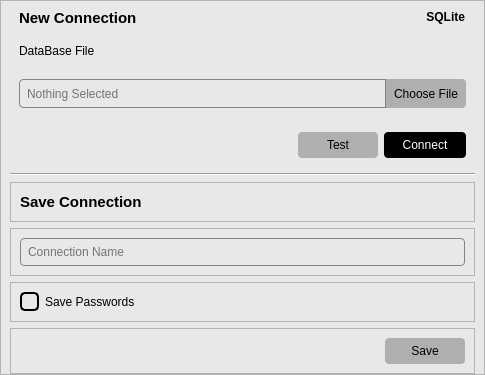
<?xml version="1.0" encoding="UTF-8"?>
<ui version="4.0">
 <class>Dialog</class>
 <widget class="QDialog" name="Dialog">
  <property name="geometry">
   <rect>
    <x>0</x>
    <y>0</y>
    <width>485</width>
    <height>375</height>
   </rect>
  </property>
  <property name="windowTitle">
   <string>sqliteconnection</string>
  </property>
  <layout class="QVBoxLayout" name="verticalLayout_2">
   <property name="spacing">
    <number>0</number>
   </property>
   <property name="leftMargin">
    <number>0</number>
   </property>
   <property name="topMargin">
    <number>0</number>
   </property>
   <property name="rightMargin">
    <number>0</number>
   </property>
   <property name="bottomMargin">
    <number>0</number>
   </property>
   <item>
    <widget class="QFrame" name="frame_5">
     <property name="styleSheet">
      <string notr="true">QFrame {
	background-color:rgb(232, 232, 232);
}</string>
     </property>
     <property name="frameShape">
      <enum>QFrame::StyledPanel</enum>
     </property>
     <property name="frameShadow">
      <enum>QFrame::Raised</enum>
     </property>
     <layout class="QVBoxLayout" name="verticalLayout">
      <property name="topMargin">
       <number>3</number>
      </property>
      <property name="bottomMargin">
       <number>0</number>
      </property>
      <item>
       <widget class="QFrame" name="frame">
        <property name="styleSheet">
         <string notr="true">QFrame {
	background-color:rgb(232, 232, 232);
}</string>
        </property>
        <property name="frameShape">
         <enum>QFrame::NoFrame</enum>
        </property>
        <property name="frameShadow">
         <enum>QFrame::Raised</enum>
        </property>
        <layout class="QHBoxLayout" name="horizontalLayout">
         <property name="topMargin">
          <number>0</number>
         </property>
         <property name="bottomMargin">
          <number>0</number>
         </property>
         <item>
          <widget class="QLabel" name="label">
           <property name="font">
            <font>
             <pointsize>11</pointsize>
             <weight>75</weight>
             <bold>true</bold>
            </font>
           </property>
           <property name="text">
            <string>New Connection</string>
           </property>
          </widget>
         </item>
         <item>
          <spacer name="horizontalSpacer">
           <property name="orientation">
            <enum>Qt::Horizontal</enum>
           </property>
           <property name="sizeHint" stdset="0">
            <size>
             <width>40</width>
             <height>20</height>
            </size>
           </property>
          </spacer>
         </item>
         <item>
          <widget class="QPushButton" name="pushButton">
           <property name="font">
            <font>
             <pointsize>9</pointsize>
             <weight>75</weight>
             <bold>true</bold>
            </font>
           </property>
           <property name="styleSheet">
            <string notr="true">QPushButton {
	text-align:right;
}</string>
           </property>
           <property name="text">
            <string>SQLite</string>
           </property>
           <property name="flat">
            <bool>true</bool>
           </property>
          </widget>
         </item>
        </layout>
       </widget>
      </item>
      <item>
       <widget class="QFrame" name="frame_2">
        <property name="styleSheet">
         <string notr="true">QFrame {
	background-color:rgb(232, 232, 232);
}</string>
        </property>
        <property name="frameShape">
         <enum>QFrame::NoFrame</enum>
        </property>
        <property name="frameShadow">
         <enum>QFrame::Raised</enum>
        </property>
        <layout class="QHBoxLayout" name="horizontalLayout_2">
         <property name="topMargin">
          <number>0</number>
         </property>
         <property name="bottomMargin">
          <number>0</number>
         </property>
         <item>
          <widget class="QLabel" name="label_2">
           <property name="styleSheet">
            <string notr="true">QFrame {
	background-color:rgb(232, 232, 232);
}</string>
           </property>
           <property name="text">
            <string>DataBase File</string>
           </property>
          </widget>
         </item>
         <item>
          <spacer name="horizontalSpacer_2">
           <property name="orientation">
            <enum>Qt::Horizontal</enum>
           </property>
           <property name="sizeHint" stdset="0">
            <size>
             <width>375</width>
             <height>8</height>
            </size>
           </property>
          </spacer>
         </item>
        </layout>
       </widget>
      </item>
      <item>
       <widget class="QFrame" name="frame_3">
        <property name="styleSheet">
         <string notr="true">QFrame {
	background-color:rgb(232, 232, 232);
}</string>
        </property>
        <property name="frameShape">
         <enum>QFrame::NoFrame</enum>
        </property>
        <property name="frameShadow">
         <enum>QFrame::Raised</enum>
        </property>
        <layout class="QHBoxLayout" name="horizontalLayout_3">
         <property name="spacing">
          <number>0</number>
         </property>
         <item>
          <widget class="QLineEdit" name="sqlitefilename">
           <property name="styleSheet">
            <string notr="true">QLineEdit {
	border-top-left-radius:4px;
	border-bottom-left-radius:4px;
	background-color:rgb(232, 232, 232);
	border:1px solid rgb(132, 132, 132);
	padding:5px;
	height:17px;
}
</string>
           </property>
           <property name="placeholderText">
            <string>Nothing Selected</string>
           </property>
          </widget>
         </item>
         <item>
          <widget class="QPushButton" name="btn_filechooser">
           <property name="sizePolicy">
            <sizepolicy hsizetype="Fixed" vsizetype="Fixed">
             <horstretch>0</horstretch>
             <verstretch>0</verstretch>
            </sizepolicy>
           </property>
           <property name="font">
            <font>
             <family>Arial</family>
             <pointsize>9</pointsize>
             <weight>9</weight>
             <italic>false</italic>
             <bold>false</bold>
            </font>
           </property>
           <property name="styleSheet">
            <string notr="true">QPushButton {
	border-top-right-radius:4px;
	border-bottom-right-radius:4px;
	background-color:rgb(175, 175, 175);
	font: 75 9pt &quot;Arial&quot;;
	padding:8px;
	height:13px;
}

QPushButton::hover {
	border-top-right-radius:4px;
	border-bottom-right-radius:4px;
	background-color:rgb(155, 155, 155);
	font: 75 9pt &quot;Arial&quot;;
	padding:8px;
	height:13px;
}

QPushButton::pressed {
	border-top-right-radius:4px;
	border-bottom-right-radius:4px;
	background-color:rgb(115, 115, 115);
	font: 75 9pt &quot;Arial&quot;;
	padding:8px;
	height:13px;
}</string>
           </property>
           <property name="text">
            <string>Choose File</string>
           </property>
          </widget>
         </item>
        </layout>
       </widget>
      </item>
      <item>
       <widget class="QFrame" name="frame_4">
        <property name="frameShape">
         <enum>QFrame::NoFrame</enum>
        </property>
        <property name="frameShadow">
         <enum>QFrame::Raised</enum>
        </property>
        <layout class="QHBoxLayout" name="horizontalLayout_4">
         <item>
          <spacer name="horizontalSpacer_3">
           <property name="orientation">
            <enum>Qt::Horizontal</enum>
           </property>
           <property name="sizeHint" stdset="0">
            <size>
             <width>40</width>
             <height>20</height>
            </size>
           </property>
          </spacer>
         </item>
         <item>
          <widget class="QPushButton" name="btn_test_con">
           <property name="styleSheet">
            <string notr="true">QPushButton {
	border-radius:4px;
	background-color:rgb(175, 175, 175);
	font: 75 9pt &quot;Arial&quot;;
	padding:6px 15px 6px 15px;
	width:50px;
}

QPushButton::hover {
	border-radius:4px;
	background-color:rgb(155, 155, 155);
	font: 75 9pt &quot;Arial&quot;;
	padding:6px 15px 6px 15px;
	width:50px;
}

QPushButton::pressed {
	border-radius:4px;
	background-color:rgb(115, 115, 115);
	font: 75 9pt &quot;Arial&quot;;
	padding:6px 15px 6px 15px;
	width:50px;
}</string>
           </property>
           <property name="text">
            <string>Test</string>
           </property>
          </widget>
         </item>
         <item>
          <widget class="QPushButton" name="btn_connect">
           <property name="styleSheet">
            <string notr="true">QPushButton {
	border-radius:4px;
	background-color:rgb(0, 0, 0);
	font: 75 9pt &quot;Arial&quot;;
	padding:6px 18px 6px 18px;
	color: rgb(255, 255, 255);
}

QPushButton::hover {
	border-radius:4px;
	background-color:rgb(40, 40, 40);
	font: 75 9pt &quot;Arial&quot;;
	padding:6px 18px 6px 18px;
	color: rgb(255, 255, 255);
}

QPushButton:pressed {
	border-radius:4px;
	background-color:rgb(100, 100, 100);
	font: 75 9pt &quot;Arial&quot;;
	padding:6px 18px 6px 18px;
	color: rgb(255, 255, 255);
}</string>
           </property>
           <property name="text">
            <string>Connect</string>
           </property>
          </widget>
         </item>
        </layout>
       </widget>
      </item>
      <item>
       <widget class="Line" name="line">
        <property name="orientation">
         <enum>Qt::Horizontal</enum>
        </property>
       </widget>
      </item>
      <item>
       <widget class="QFrame" name="frame_6">
        <property name="frameShape">
         <enum>QFrame::StyledPanel</enum>
        </property>
        <property name="frameShadow">
         <enum>QFrame::Raised</enum>
        </property>
        <layout class="QHBoxLayout" name="horizontalLayout_5">
         <item>
          <widget class="QLabel" name="label_3">
           <property name="font">
            <font>
             <pointsize>11</pointsize>
             <weight>75</weight>
             <bold>true</bold>
            </font>
           </property>
           <property name="text">
            <string>Save Connection</string>
           </property>
          </widget>
         </item>
         <item>
          <spacer name="horizontalSpacer_4">
           <property name="orientation">
            <enum>Qt::Horizontal</enum>
           </property>
           <property name="sizeHint" stdset="0">
            <size>
             <width>40</width>
             <height>20</height>
            </size>
           </property>
          </spacer>
         </item>
        </layout>
       </widget>
      </item>
      <item>
       <widget class="QFrame" name="frame_7">
        <property name="frameShape">
         <enum>QFrame::StyledPanel</enum>
        </property>
        <property name="frameShadow">
         <enum>QFrame::Raised</enum>
        </property>
        <layout class="QHBoxLayout" name="horizontalLayout_6">
         <item>
          <widget class="QLineEdit" name="connection_sqlite_name">
           <property name="styleSheet">
            <string notr="true">QLineEdit {
	border-radius:4px;
	background-color:rgb(232, 232, 232);
	border:1px solid rgb(132, 132, 132);
	padding:5px;
}
</string>
           </property>
           <property name="placeholderText">
            <string>Connection Name</string>
           </property>
          </widget>
         </item>
        </layout>
       </widget>
      </item>
      <item>
       <widget class="QFrame" name="frame_8">
        <property name="frameShape">
         <enum>QFrame::StyledPanel</enum>
        </property>
        <property name="frameShadow">
         <enum>QFrame::Raised</enum>
        </property>
        <layout class="QHBoxLayout" name="horizontalLayout_7">
         <item>
          <widget class="QCheckBox" name="save_password">
           <property name="styleSheet">
            <string notr="true">QCheckBox {
	border:none;
}

QCheckBox::indicator {
	border-radius:5px;
	border:2px solid black;
	width:15px;
	height:15px;
}

QCheckBox::indicator:checked {
    background-color:black;
}

QCheckBox::indicator:checked:pressed {
    image: url(:/images/checked_box.png);
}


</string>
           </property>
           <property name="text">
            <string>Save Passwords</string>
           </property>
          </widget>
         </item>
         <item>
          <spacer name="horizontalSpacer_5">
           <property name="orientation">
            <enum>Qt::Horizontal</enum>
           </property>
           <property name="sizeHint" stdset="0">
            <size>
             <width>40</width>
             <height>20</height>
            </size>
           </property>
          </spacer>
         </item>
        </layout>
       </widget>
      </item>
      <item>
       <widget class="QFrame" name="frame_9">
        <property name="frameShape">
         <enum>QFrame::StyledPanel</enum>
        </property>
        <property name="frameShadow">
         <enum>QFrame::Raised</enum>
        </property>
        <layout class="QHBoxLayout" name="horizontalLayout_8">
         <item>
          <spacer name="horizontalSpacer_6">
           <property name="orientation">
            <enum>Qt::Horizontal</enum>
           </property>
           <property name="sizeHint" stdset="0">
            <size>
             <width>40</width>
             <height>20</height>
            </size>
           </property>
          </spacer>
         </item>
         <item>
          <widget class="QPushButton" name="btn_save_connection">
           <property name="styleSheet">
            <string notr="true">QPushButton {
	border-radius:4px;
	background-color:rgb(175, 175, 175);
	font: 75 9pt &quot;Arial&quot;;
	padding:6px 15px 6px 15px;
	width:50px;
}

QPushButton::hover {
	border-radius:4px;
	background-color:rgb(155, 155, 155);
	font: 75 9pt &quot;Arial&quot;;
	padding:6px 15px 6px 15px;
	width:50px;
}

QPushButton::pressed {
	border-radius:4px;
	background-color:rgb(115, 115, 115);
	font: 75 9pt &quot;Arial&quot;;
	padding:6px 15px 6px 15px;
	width:50px;
}</string>
           </property>
           <property name="text">
            <string>Save</string>
           </property>
          </widget>
         </item>
        </layout>
       </widget>
      </item>
     </layout>
    </widget>
   </item>
  </layout>
 </widget>
 <resources>
  <include location="resources.qrc"/>
 </resources>
 <connections/>
</ui>
